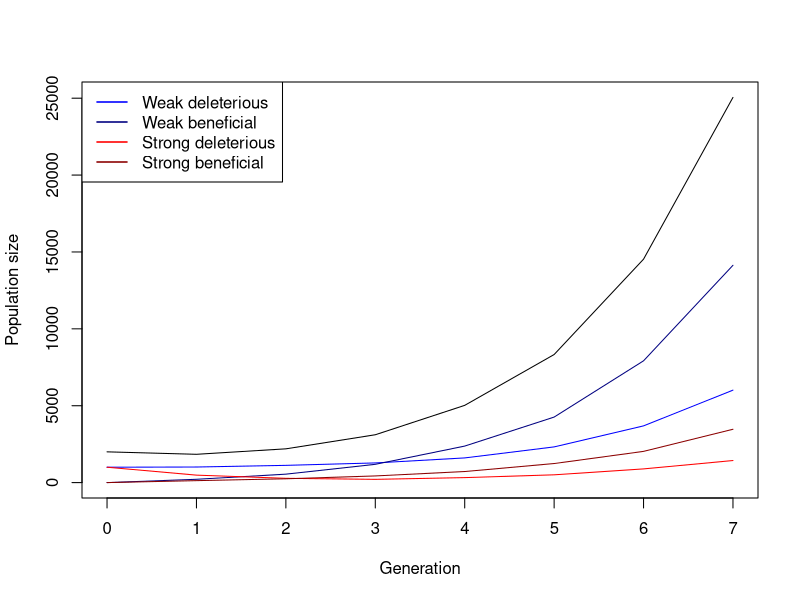

This figure's R source:
## ---- chunk 1
# Function for simulating one Generation in the Population
simulate_one_gen <- function(N_wd, N_wb, N_sd, N_sb, decay_rate_wm, decay_rate_sm, s_wm, s_sm, m_rate_wm, m_rate_sm) {
  
  # draw Offspring according to Poisson Distribution
  offsp_wd <- rpois(1, N_wd * (1-decay_rate_wm-s_wm))
  offsp_wb <- rpois(1, N_wb * (1-decay_rate_wm+s_wm))
  offsp_sd <- rpois(1, N_sd * (1-decay_rate_sm-s_sm))
  offsp_sb <- rpois(1, N_sb * (1-decay_rate_sm+s_sm))
  # draw changing Mutants according to Poisson Distribution
  mut_wd_to_wb <- rpois(1, offsp_wd * m_rate_wm)
  mut_sd_to_sb <- rpois(1, offsp_sd * m_rate_sm)
  mut_wb_to_wd <- rpois(1, offsp_wb * m_rate_wm)
  mut_sb_to_sd <- rpois(1, offsp_sb * m_rate_sm)
  
  # determine new Population Sizes of all four Mutants (2 versions of weak Mutations   and 2   versions of strong Mutations)
  N_wd_new <- max(offsp_wd - mut_wd_to_wb, 0)+(offsp_wd + mut_wb_to_wd)
  N_wb_new <- max(offsp_wb - mut_wb_to_wd, 0)+(offsp_wb + mut_wd_to_wb)
  N_sd_new <- max(offsp_sd - mut_sd_to_sb, 0)+(offsp_sd + mut_sb_to_sd)
  N_sb_new <- max(offsp_sb - mut_sb_to_sd, 0)+(offsp_sb + mut_sd_to_sb)
  
 return(c(N_wd_new, N_wb_new, N_sd_new, N_sb_new))
}
# Test the Function
print(simulate_one_gen(N_wd=50, N_wb=0, N_sd=50, N_sb=0, decay_rate_wm=0.1, decay_rate_sm=0.2, s_wm=0.2, s_sm=0.4, m_rate_wm=0.1, m_rate_sm=0.1))
## ---- chunk 2
# Simulation runs until the 100th Generation
max_gen=1000
simulate_pop <- function(init_wd, init_wb,  init_sd, init_sb, decay_rate_wm, decay_rate_sm, s_wm, s_sm, m_rate_wm, m_rate_sm, max_gen) {
  # Create the Vector in which to save the Results
  pop_vector <- c(init_wd,init_wb, init_sd, init_sb)
  # initiate the variables
  pop_new <- c(init_wd, init_wb, init_sd, init_sb)
  
  # run the Simulation until Generation max_gen
  for (i in 1:(max_gen + 1)) {
    # redefine the current Population one Generation later
    pop_new <- simulate_one_gen(pop_new[1],pop_new[2],pop_new[3],pop_new[4], decay_rate_wm, decay_rate_sm, s_wm, s_sm, m_rate_wm, m_rate_sm)
    # add the new Population Sizes to the Output Vector
    pop_vector <- rbind(pop_vector,pop_new)
    # Condition to stop the Simulation before max_gen: either the Population exceeds 1.5         Times the Original Population Size, or it goes extinct
    if ((sum(pop_new) >= 10 * sum(c(init_wd, init_wb, init_sd, init_sb))) || sum(pop_new) == 0)
      break

}
  
  # Define the Row and Column Names of the Output Vector
  rownames(pop_vector) <- (0:max_gen)[1:length(pop_vector[,1])] # Note that the Vector has to be cut if the Simulation stopped early
  colnames(pop_vector) <- c("wd","wb", "sd", "sb")
  # return the Result
  return(pop_vector)	
}


# Test the Function and plot the Result
# set max_gen to a Value to be used througout
max_gen <- 1000
# create your Simulation Data
output <- simulate_pop(init_wd=1000, init_wb=0,  init_sd=1000, init_sb=0, decay_rate_wm=0.2, decay_rate_sm=0.3, s_wm=0.2, s_sm=0.4, m_rate_wm=0.3, m_rate_sm=0.5,max_gen)
# show the last few Lines of the Data Table
print(tail(output))
# plot the Output - note that the Plot Range and the x Axis have to be adjusted based on the Length of the Table
# determine x axis Range 
x_range <- 0:(length(output[,1])-1)
# this plots the total Population Size
plot(x_range,output[,1]+output[,2]+output[ ,3]+output[ ,4],type='l',ylim=c(0,max(output[,1]+output[,2]+output[ ,3]+output[ ,4])),xlab =  "Generation",ylab = "Population size")
# add Number of wd Individuals
lines(x_range,output[,1], col="blue")
# add Number of wb Individuals
lines(x_range,output[,2], col="navyblue")
# add Number of sd Individuals
lines(x_range,output[,3], col="red")
# add Number of sb Individuals
lines(x_range,output[,4], col="darkred")
# add Legend
legend("topleft",
       legend=c("Weak deleterious","Weak beneficial","Strong deleterious","Strong beneficial"),
       col=c("blue","navyblue","red","darkred"), lty=1, lwd=1.5)
## ---- chunk 3
# set some Parameters to fixed Values
init_wd <- 50
init_wb <- 0
init_sd <- 50
init_sb <- 0
m_rate_wm <- 0.001
m_rate_sm <- 0.001
decay_rate_wm <- 0.1
decay_rate_sm <- 0.3
s_wm <- 0.2
s_sm <- 0.4
max_gen <- 1000
# determine how often to run the Simulation for each set of Parameters
no_replicates <- 100

# set Parameters to vary
s_values_wm <- c(0.2,0.3,0.4)
s_values_sm <- c(0.4,0.5,0.6)
m_values_wm <- c(0.01,0.05,0.1)
m_values_sm <- c(0.05,0.1,0.15)


# initialize Data Table - where to collect the Results
data_table <- c()
# run the Simulation across all chosen parameters
# loop over mutation rates
for(mval_wm in m_values_wm){
  for(mval_sm in m_values_sm){
    # loop over Selection strength
    for(sval_wm in s_values_wm){
      for(sval_sm in s_values_sm){
        # different Way of running many Simulations: make Replicates using "repeat" Function         with a counter i
        # reset Counter
        i<-1
        repeat {
          # increase Counter by one
          i<-i+1
          # run the Simulation once
          one_run <- simulate_pop(init_wd, init_wb, init_sd, init_sb,
                                  decay_rate_wm, decay_rate_sm,
                                  sval_wm, sval_sm, mval_wm, mval_sm, max_gen)
          # determine total Population Sizes
          total_size <- one_run[,1]+one_run[,2]+one_run[,3]+one_run[,4]
          # determine final Population Size for each Mutant
          N_end_wd <- one_run[nrow(one_run), "wd"]
          N_end_wb <- one_run[nrow(one_run), "wb"]
          N_end_sd <- one_run[nrow(one_run), "sd"]
          N_end_sb <- one_run[nrow(one_run), "sb"]
          
          total_end <- N_end_wd + N_end_wb + N_end_sd + N_end_sb
          # determine Frequencies of each mutant in the final Population
          freq_wd <- ifelse(total_end > 0, N_end_wd / total_end, 0)
          freq_wb <- ifelse(total_end > 0, N_end_wb / total_end, 0)
          freq_sd <- ifelse(total_end > 0, N_end_sd / total_end, 0)
          freq_sb <- ifelse(total_end > 0, N_end_sb / total_end, 0)
          # enter the D into the Table
          data_table <- rbind(data_table,c(mval_wm,mval_sm,sval_wm,sval_sm,N_end_wd,        N_end_wb, N_end_sd, N_end_sb,freq_wd, freq_wb, freq_sd,freq_sb)) # note that we add the                varying parameters (mutation rate and selection strength for each version of weak            and strong mutation) to the table too
          # stop the repeated Computation after no_replicates times
          if(i>no_replicates) break
        }
      }
    }
  }
}
# define Column Names of Data Table
colnames(data_table) <- c("m_rate_wm","m_rate_sm","s_wm","s_sm","N_end_wd", "N_end_wb", "N_end_sd", "N_end_sb","fred_wd", "freq_wb", "freq_sd","freq_sb")
# show the first and last Lines of the Output
print(head(data_table))
print(tail(data_table))
